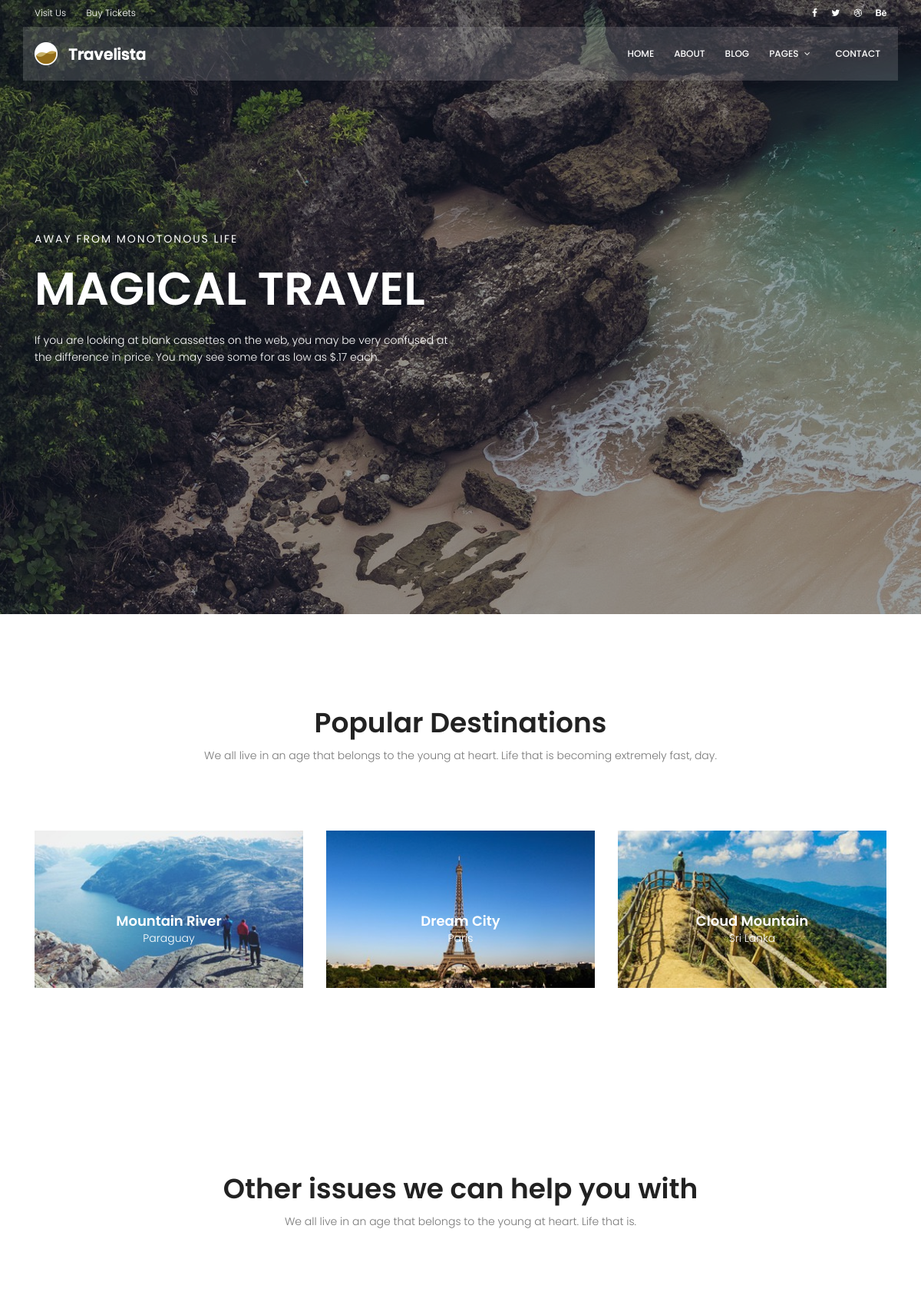
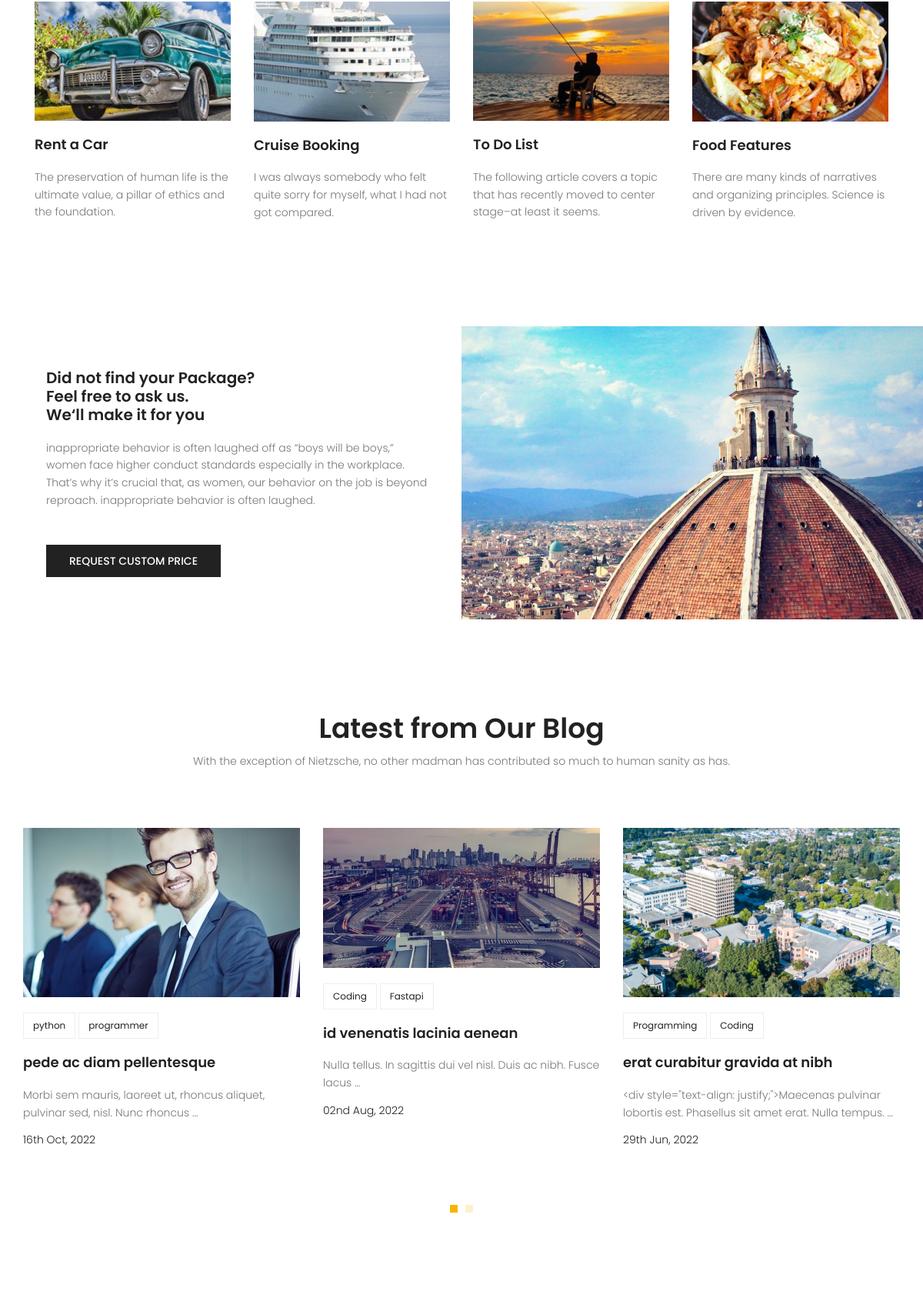
The page / (upper part) on the database its author committed (2 pictures, top to bottom).
### blog/models.py (models this page shows, shortened)
class Post(models.Model):
    author = models.ForeignKey(to=User, on_delete=models.SET_NULL, null=True)
    image = models.ImageField(upload_to='blog_post/', default='blog_post/default.jpg')
    title = models.CharField(max_length=255)
    content = models.TextField()
    category = models.ManyToManyField(to=Category)
    tags = TaggableManager()
    counted_views = models.IntegerField(default=0)
    status = models.BooleanField(default=False)
    publish_date = models.DateTimeField(null=True)
    created_date = models.DateTimeField(auto_now_add=True)
    updated_date = models.DateTimeField(auto_now=True)
    class Meta:
        ordering = ['-publish_date']

class Category(models.Model):
    name = models.CharField(max_length=255)

### website/views.py (the view)
# urls.py: path('', index_view, name='index'),
def index_view(request):
    return render(request, template_name='website/index.html')

### website/templatetags/website_tags.py (called while the page is built)
@register.inclusion_tag('website/website-blog-area.html')
def blog_area():
    all_post = Post.objects.filter(publish_date__lte=timezone.now(), status=True)[:6]
    return {'all_post': all_post}

### website/templates/website/index.html (shortened to what this page needs)
{% extends 'base.html' %}
{% load static %}
{% load website_tags %}
{% block content %}
<section class="banner-area relative">
    <div class="overlay overlay-bg"></div>
    <div class="container">
        <div class="row fullscreen align-items-center justify-content-between">
            <div class="col-lg-6 col-md-6 banner-left">
                <h6 class="text-white">Away from monotonous life</h6>
                <h1 class="text-white">Magical Travel</h1>
                <p class="text-white">
                    If you are looking at blank cassettes on the web, you may be very confused at the difference in
                    price. You may see some for as low as $.17 each.
                </p>
            </div>
        </div>
    </div>
</section>
<section class="popular-destination-area section-gap">
    <div class="container">
        <div class="row d-flex justify-content-center">
            <div class="menu-content pb-70 col-lg-8">
                <div class="title text-center">
                    <h1 class="mb-10">Popular Destinations</h1>
                    <p>We all live in an age that belongs to the young at heart. Life that is becoming extremely fast,
                        day.</p>
                </div>
            </div>
        </div>
        <div class="row">
            <div class="col-lg-4">
                <div class="single-destination relative">
                    <div class="thumb relative">
                        <img class="img-fluid" src="{% static 'img/d1.jpg' %}" alt="">
                    </div>
                    <div class="desc">
                        <h4>Mountain River</h4>
                        <p>Paraguay</p>
                    </div>
                </div>
            </div>
            <div class="col-lg-4">
                <div class="single-destination relative">
                    <div class="thumb relative">
                        <img class="img-fluid" src="{% static 'img/d2.jpg' %}" alt="">
                    </div>
                    <div class="desc">
                        <h4>Dream City</h4>
                        <p>Paris</p>
                    </div>
                </div>
            </div>
            <div class="col-lg-4">
                <div class="single-destination relative">
                    <div class="thumb relative">
                        <img class="img-fluid" src="{% static 'img/d3.jpg' %}" alt="">
                    </div>
                    <div class="desc">
                        <h4>Cloud Mountain</h4>
                        <p>Sri Lanka</p>
                    </div>
                </div>
            </div>
        </div>
    </div>
</section>
<section class="other-issue-area section-gap">
    <div class="container">
        <div class="row d-flex justify-content-center">
            <div class="menu-content pb-70 col-lg-9">
                <div class="title text-center">
                    <h1 class="mb-10">Other issues we can help you with</h1>
                    <p>We all live in an age that belongs to the young at heart. Life that is.</p>
                </div>
            </div>
        </div>
        <div class="row">
            <div class="col-lg-3 col-md-6">
                <div class="single-other-issue">
                    <div class="thumb">
                        <img class="img-fluid" src="{% static 'img/o1.jpg' %}" alt="">
                    </div>
                    <a href="#">
                        <h4>Rent a Car</h4>
                    </a>
                    <p>
                        The preservation of human life is the ultimate value, a pillar of ethics and the foundation.
                    </p>
                </div>
            </div>
            <div class="col-lg-3 col-md-6">
                <div class="single-other-issue">
                    <div class="thumb">
                        <img class="img-fluid" src="{% static 'img/o2.jpg' %}" alt="">
                    </div>
                    <a href="#">
                        <h4>Cruise Booking</h4>
                    </a>
                    <p>
                        I was always somebody who felt quite sorry for myself, what I had not got compared.
                    </p>
                </div>
            </div>
            <div class="col-lg-3 col-md-6">
                <div class="single-other-issue">
                    <div class="thumb">
                        <img class="img-fluid" src="{% static 'img/o3.jpg' %}" alt="">
                    </div>
                    <a href="#">
                        <h4>To Do List</h4>
                    </a>
                    <p>
                        The following article covers a topic that has recently moved to center stage–at least it seems.
                    </p>
                </div>
            </div>
            <div class="col-lg-3 col-md-6">
                <div class="single-other-issue">
                    <div class="thumb">
                        <img class="img-fluid" src="{% static 'img/o4.jpg' %}" alt="">
                    </div>
                    <a href="#">
                        <h4>Food Features</h4>
                    </a>
                    <p>
                        There are many kinds of narratives and organizing principles. Science is driven by evidence.
                    </p>
                </div>
            </div>
        </div>
    </div>
</section>
<section class="home-about-area">
    <div class="container-fluid">
        <div class="row align-items-center justify-content-end">
            <div class="col-lg-6 col-md-12 home-about-left">
                <h1>
                    Did not find your Package? <br>
                    Feel free to ask us. <br>
                    We‘ll make it for you
                </h1>
                <p>
                    inappropriate behavior is often laughed off as “boys will be boys,” women face higher conduct
                    standards especially in the workplace. That’s why it’s crucial that, as women, our behavior on the
                    job is beyond reproach. inappropriate behavior is often laughed.
                </p>
                <a href="#" class="primary-btn text-uppercase">request custom price</a>
            </div>
            <div class="col-lg-6 col-md-12 home-about-right no-padding">
                <img class="img-fluid" src="{% static 'img/about-img.jpg' %}" alt="">
            </div>
        </div>
    </div>
</section>
{% blog_area %}
{% endblock %}

### website/templates/website/website-blog-area.html
{% load static %}
<section class="recent-blog-area section-gap">
    <div class="container">
        <div class="row d-flex justify-content-center">
            <div class="menu-content pb-60 col-lg-9">
                <div class="title text-center">
                    <h1 class="mb-10">Latest from Our Blog</h1>
                    <p>With the exception of Nietzsche, no other madman has contributed
                        so much to human sanity as has.</p>
                </div>
            </div>
        </div>
        <div class="row">
            <div class="active-recent-blog-carusel">
                {% for post in all_post %}
                    <div class="single-recent-blog-post item">
                    <div class="thumb">
                        <img class="img-fluid" src="{{ post.image.url }}" alt="">
                    </div>
                    <div class="details">
                        <div class="tags">
                            <ul>
                                {% for cat in post.category.all %}
                                    <li>
                                        <a href="{% url 'blog:category' cat_name=cat.name %}">{{ cat.name }}</a>
                                    </li>
                                {% endfor %}
                            </ul>
                        </div>
                        <a href="{% url 'blog:single' post.id %}"><h4 class="title">{{ post.title }}</h4></a>
                        <p>
                            {{ post.content|truncatewords:12 }}
                        </p>
                        <h6 class="date">{{ post.publish_date | date:'dS M, Y' }}</h6>
                    </div>
                </div>
                {% endfor %}
            </div>
        </div>
    </div>
</section>

### static/css/main.css (style rules this page uses)
body { color: #777777; font-family: "Poppins", sans-serif; font-size: 14px; font-weight: 300; line-height: 1.625em; position: relative; }
ol, ul { margin: 0; padding: 0; list-style: none; }
a { -webkit-transition: all 0.3s ease 0s; -moz-transition: all 0.3s ease 0s; -o-transition: all 0.3s ease 0s; transition: all 0.3s ease 0s; }
a, a:focus, a:hover { text-decoration: none; outline: 0; }
h1, h2, h3, h4, h5, h6 { font-family: "Poppins", sans-serif; color: #222222; line-height: 1.2em !important; margin-bottom: 0; margin-top: 0; font-weight: 600; }
h1, .h1 { font-size: 36px; }
h4, .h4 { font-size: 18px; }
h6, .h6 { font-size: 14px; color: #222222; }
.mb-10 { margin-bottom: 10px; }
.pb-60 { padding-bottom: 60px; }
.pb-70 { padding-bottom: 70px; }
.text-white { color: #fff; }
.text-center { text-align: center; }
.relative { position: relative; }
.overlay { position: absolute; left: 0; right: 0; top: 0; bottom: 0; }
.no-padding { padding: 0; }
h1 { font-size: 36px; }
h4 { font-size: 18px; }
h6 { font-size: 14px; }
h1, h2, h3, h4, h5, h6 { line-height: 1.5em; }
.section-gap { padding: 120px 0; }
.primary-btn { background: #f8b600; line-height: 42px; padding-left: 30px; padding-right: 30px; border: none; color: #fff; display: inline-block; font-size: 14px; font-weight: 500; position: relative; -webkit-transition: all 0.3s ease 0s; -moz-transition: all 0.3s ease 0s; -o-transition: all 0.3s ease 0s; transition: all 0.3s ease 0s; cursor: pointer; position: relative; }
.banner-area { background: url(../img/hero-bg.jpg) center; background-size: cover; }
.banner-area .overlay-bg { background: rgba(4, 9, 30, 0.4); }
.banner-left h6 { text-transform: uppercase; font-weight: 400; font-size: 14px; letter-spacing: 2px; }
.banner-left h1 { margin: 20px 0; font-size: 60px; text-transform: uppercase; }
.banner-left p { margin: 20px 0px; }
.single-destination { -webkit-transition: all 0.3s ease 0s; -moz-transition: all 0.3s ease 0s; -o-transition: all 0.3s ease 0s; transition: all 0.3s ease 0s; }
.single-destination .thumb { position: relative; }
.single-destination .thumb img { width: 100%; }
.single-destination .desc { text-align: center; position: absolute; width: 100%; left: 50%; top: 50%; transform: translate(-50%, -50%); }
.single-destination .desc h4 { color: #fff; }
.single-destination .desc p { color: #fff; font-size: 14px; font-weight: 300; margin-bottom: 0px; }
.single-other-issue .thumb { overflow: hidden; }
.single-other-issue .thumb img { width: 100%; -webkit-transition: all 0.3s ease 0s; -moz-transition: all 0.3s ease 0s; -o-transition: all 0.3s ease 0s; transition: all 0.3s ease 0s; }
.single-other-issue h4 { margin: 20px 0; -webkit-transition: all 0.3s ease 0s; -moz-transition: all 0.3s ease 0s; -o-transition: all 0.3s ease 0s; transition: all 0.3s ease 0s; }
.home-about-area .home-about-left { padding-left: 20%; }
@media (max-width: 1366px) { .home-about-area .home-about-left { padding-left: 5%; } }
.home-about-area .home-about-left h1 { max-width: 510px; }
@media (max-width: 1366px) { .home-about-area .home-about-left h1 { font-size: 20px; } }
.home-about-area .home-about-left p { max-width: 500px; padding: 20px 0; }
.home-about-area .home-about-left .primary-btn { margin-top: 10px; background: #222; font-size: 14px; }
.home-about-area .home-about-right img { width: 100%; }
.recent-blog-area .single-recent-blog-post .thumb { overflow: hidden; }
.recent-blog-area .single-recent-blog-post .thumb img { -webkit-transition: all 0.3s ease 0s; -moz-transition: all 0.3s ease 0s; -o-transition: all 0.3s ease 0s; transition: all 0.3s ease 0s; }
.recent-blog-area .single-recent-blog-post .tags { margin: 20px 0px; }
.recent-blog-area .single-recent-blog-post .tags li { display: inline-block; border: 1px solid #eee; padding: 4px 12px; -webkit-transition: all 0.3s ease 0s; -moz-transition: all 0.3s ease 0s; -o-transition: all 0.3s ease 0s; transition: all 0.3s ease 0s; }
.recent-blog-area .single-recent-blog-post .tags li a { font-weight: 400; font-size: 12px; color: #222; }
.recent-blog-area .single-recent-blog-post .title { -webkit-transition: all 0.3s ease 0s; -moz-transition: all 0.3s ease 0s; -o-transition: all 0.3s ease 0s; transition: all 0.3s ease 0s; margin: 20px 0; }
.recent-blog-area .single-recent-blog-post .date { color: #222; font-weight: 300; }

### rows shown on the page
Post: image (picture), title "pede ac diam pellentesque", content "Morbi sem mauris, laoreet ut, rhoncus aliquet, pulvinar sed, nisl. Nunc rhoncus …", publish_date "16th Oct, 2022"
Category: name "python"
Category: name "programmer"
Post: image (placeholder picture), title "id venenatis lacinia aenean", content "Nulla tellus. In sagittis dui vel nisl. Duis ac nibh. Fusce lacus …", publish_date "02nd Aug, 2022"
Category: name "Coding"
Category: name "Fastapi"
Post: image (picture), title "erat curabitur gravida at nibh", content "<div style=\"text-align: justify;\">Maecenas pulvinar lobortis est. Phasellus sit amet erat. Nulla tempus. …", publish_date "29th Jun, 2022"
Category: name "Programming"
